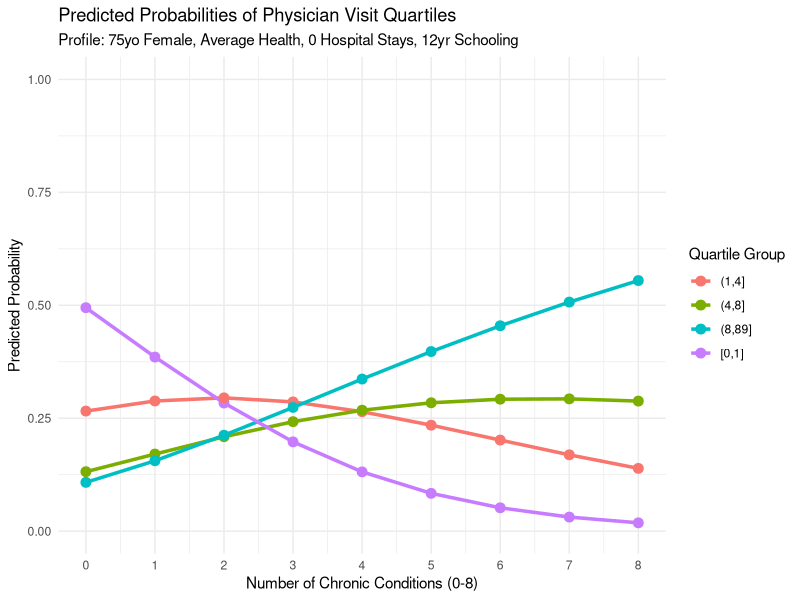

The R script that drew this image:
# Q1 ----------------------------------------------------------------------
#Read the dataset 
nmes <- read.csv("data/Problem Set 3/nmes.csv")
View(nmes)

#Read the dataset 
nmes_codebook <- read.csv("data/Problem Set 3/nmes_codebook.csv")
View(nmes_codebook)


# 1a ----------------------------------------------------------------------
# Calculate the quantile breaks for the 'visits' variable
# probs = seq(0, 1, 0.25) provides the 0%, 25%, 50%, 75%, and 100% boundary values
breaks <- quantile(nmes$visits, probs = seq(0, 1, 0.25))
# Use the cut function to categorize 'visits' into quartiles
# include.lowest = TRUE ensures the minimum value (e.g., 0) is included in the first group
nmes$visits_q <- cut(nmes$visits, breaks = breaks, include.lowest = TRUE)
# Calculate descriptive statistics for each quartile
library(dplyr)
summary_table <- nmes %>%
  group_by(visits_q) %>%
  summarize(
    n = n(),
    mean_visits = mean(visits, na.rm = TRUE),
    median_visits = median(visits, na.rm = TRUE)
  )
#Display the final summary table
print(summary_table)



# 1d ----------------------------------------------------------------------
# Load required libraries
library(nnet)
library(dplyr)

# Ensure the reference levels are set correctly
# Reference for health: "average"
# Reference for insurance: "no"
# Reference for outcome (visits_q): "[0,1]" (lowest quartile)
nmes$health <- relevel(as.factor(nmes$health), ref = "average")
nmes$insurance <- relevel(as.factor(nmes$insurance), ref = "no")
# Assuming visits_q was created as a factor in previous steps
nmes$visits_q <- relevel(nmes$visits_q, ref = "[0,1]")

#  Fit the polytomous regression model
# Equation based on your 1c request
model_poly <- multinom(visits_q ~ hospital + age_10 + health + chronic + 
                         male + school + insurance, data = nmes)
# View the coefficient table
summary(model_poly)
# Get the summary (Coefficients and Standard Errors)
summary_poly <- summary(model_poly)

# Calculate Odds Ratios (OR) and 95% Confidence Intervals
# We need to exponentiate the coefficients for OR
# Extract coefficients and SE specifically for Quartile 2 vs 1
coeffs <- summary_poly$coefficients[1, ] # First row is usually Quartile 2
ses <- summary_poly$standard.errors[1, ]

# Calculate OR and 95% CI for 'chronic'
or_chronic <- exp(coeffs["chronic"])
ci_lower <- exp(coeffs["chronic"] - 1.96 * ses["chronic"])
ci_upper <- exp(coeffs["chronic"] + 1.96 * ses["chronic"])

# Output the results
cat("OR for chronic (Q2 vs Q1):", or_chronic, "\n")
cat("95% CI:", "[", ci_lower, ",", ci_upper, "]\n")


# 1d ----------------------------------------------------------------------
# Fit the model with interaction terms (*)
# The '*' operator includes both main effects and their interaction
model_int <- multinom(visits_q ~ hospital + age_10 + health * chronic + 
                        male + school + insurance, data = nmes)
# View the coefficient table
summary(model_int)
# Get the summary to see the coefficients
summary_int <- summary(model_int)
#Extract coefficients specifically for Quartile 3 vs 1
# Row 2 of the coefficient matrix usually corresponds to Quartile 3
coeffs_q3 <- summary_int$coefficients[2, ] 
# View the specific coefficients needed for the calculation
coeffs_q3["chronic"]
coeffs_q3["healthpoor:chronic"] # The interaction term


# 1f ----------------------------------------------------------------------
# Access the coefficients from model 1e for the 3rd quartile (vs 1st)
# In multinom, the second row usually corresponds to the comparison of Q3 vs Q1
coeffs_q3 <- summary(model_int)$coefficients[2, ]
#  Extract the specific coefficient for age_10
beta_age10 <- coeffs_q3["age_10"]
# Calculate the Log-odds for a 5-year increase
# Since the unit of age_10 is 10 years, a 5-year increase is 0.5 units
log_odds_5yr <- beta_age10 * 0.5
# Calculate the Conditional Odds Ratio (OR) by exponentiating
or_5yr <- exp(log_odds_5yr)
#  Output the results
cat("Log-odds for a 5-year increase (Q3 vs Q1):", log_odds_5yr, "\n")
cat("Conditional Odds Ratio (OR) for a 5-year increase:", or_5yr, "\n")


# 1g ----------------------------------------------------------------------
# Define the two individuals for comparison
# Individual A: Excellent health
person_excellent <- data.frame(
  hospital = 1, age_10 = 5.8, health = "excellent", 
  chronic = 1, male = 1, school = 12, insurance = "yes"
)

# Individual B: Average health
person_average <- data.frame(
  hospital = 1, age_10 = 5.8, health = "average", 
  chronic = 1, male = 1, school = 12, insurance = "yes"
)

# Predict probabilities for each quartile
prob_exc <- predict(model_int, newdata = person_excellent, type = "probs")
prob_avg <- predict(model_int, newdata = person_average, type = "probs")

# Calculate Conditional Odds (Q2 vs Q1) for both
odds_exc <- prob_exc[2] / prob_exc[1]  # Odds for Excellent
odds_avg <- prob_avg[2] / prob_avg[1]  # Odds for Average

# Calculate the Odds Ratio (OR)
calculated_or <- odds_exc / odds_avg

# Output results
print(prob_exc)
print(prob_avg)
cat("Calculated OR (Excellent vs Average):", calculated_or, "\n")


# 2b ----------------------------------------------------------------------
# Fit the Poisson regression model
# Ensure reference levels are set correctly as before
nmes$health <- relevel(as.factor(nmes$health), ref = "average")
nmes$insurance <- relevel(as.factor(nmes$insurance), ref = "no")
model_poisson <- glm(visits ~ hospital + age_10 + health + chronic + 
                       male + school + insurance, 
                     data = nmes, 
                     family = poisson)
# View the coefficient table
summary(model_poisson)
# Extract coefficients and 95% Confidence Intervals
# Use the 'broom' package for a clean table or base R confint()
library(broom)
health_results <- tidy(model_poisson, conf.int = TRUE) %>%
  filter(grepl("health", term))

# Exponentiate for Incidence Rate Ratios (IRR)
health_results_irr <- health_results %>%
  mutate(
    IRR = exp(estimate),
    IRR_conf.low = exp(conf.low),
    IRR_conf.high = exp(conf.high)
  )
print(health_results_irr)


# 2c ----------------------------------------------------------------------
# Fit the interaction model
model_int_poi <- glm(visits ~ hospital + age_10 + health * chronic + 
                       male + school + insurance, 
                     data = nmes, family = poisson)
# View the coefficient table
summary(model_int_poi)
# Extract coefficients
coeffs_poi <- coef(model_int_poi)
# Calculate for Excellent group
# chronic main effect + healthexcellent:chronic interaction
combined_beta <- coeffs_poi["chronic"] + coeffs_poi["healthexcellent:chronic"]
irr_excellent <- exp(combined_beta)
pct_change <- (irr_excellent - 1) * 100

cat("Combined Beta:", combined_beta, "\n")
cat("IRR for Excellent:", irr_excellent, "\n")
cat("Percentage Change:", pct_change, "%\n")



# 2d ----------------------------------------------------------------------
# Load the MASS library
library(MASS)
# Fit the Negative Binomial model with interaction terms
# Using the same predictors and interaction as in 2c
model_nb <- glm.nb(visits ~ hospital + age_10 + health * chronic + 
                     male + school + insurance, 
                   data = nmes)

# Extract the coefficients
coeffs_nb <- coef(model_nb)

#  Calculate for the Excellent health group
# chronic main effect + healthexcellent:chronic interaction
combined_beta_nb <- coeffs_nb["chronic"] + coeffs_nb["healthexcellent:chronic"]
irr_nb <- exp(combined_beta_nb)
pct_change_nb <- (irr_nb - 1) * 100

# Output the results
cat("Combined Beta (NB):", combined_beta_nb, "\n")
cat("IRR for Excellent (NB):", irr_nb, "\n")
cat("Percentage Change (NB):", pct_change_nb, "%\n")



# 2e ----------------------------------------------------------------------
# Method: Likelihood Ratio Test comparing Poisson and NB models
# model_poisson is from 2b, model_nb is from 2d
lr_test_stat <- 2 * (logLik(model_nb) - logLik(model_int_poi))
p_value <- pchisq(lr_test_stat, df = 1, lower.tail = FALSE)
cat("Likelihood Ratio Test Statistic:", lr_test_stat, "\n")
cat("p-value:", p_value, "\n")



# Q3 ----------------------------------------------------------------------
#Read the dataset 
melanoma <- read.csv("data/Problem Set 3/melanoma.csv")
View(melanoma)

#Read the dataset 
melanoma_codebook <- read.csv("data/Problem Set 3/melanoma_codebook.csv")
View(melanoma_codebook)


# 3a ----------------------------------------------------------------------
# Turn into Factor
melanoma$latitude <- as.factor(trimws(melanoma$latitude))
melanoma$ageg <- as.factor(trimws(melanoma$ageg))
#  Levels name？
lev_lat <- levels(melanoma$latitude)
lev_age <- levels(melanoma$ageg)
print(lev_lat)
print(lev_age)
# Reference group
melanoma$latitude <- relevel(melanoma$latitude, ref = lev_lat[grep("Middle", lev_lat)])
melanoma$ageg <- relevel(melanoma$ageg, ref = lev_age[grep("35", lev_age)[1]])
# Model
model_melanoma <- glm(inccases ~ latitude + ageg, 
                      family = poisson, 
                      offset = log(persyrs), 
                      data = melanoma)
#See result
summary(model_melanoma)
exp(coef(model_melanoma))



# 3d ----------------------------------------------------------------------
# Define the person-years per age group
py_value <- 4000
# Create a prediction data frame for Birmingham (Southern)
birmingham_data <- data.frame(
  latitude = factor("Southern", levels = levels(melanoma$latitude)),
  ageg = levels(melanoma$ageg),
  persyrs = py_value
)
# Predict number of cases for each age group
predicted_counts <- predict(model_melanoma, newdata = birmingham_data, type = "response")
# Sum the predicted cases
total_cases <- sum(predicted_counts)
# Output results
print(predicted_counts)
cat("Estimated total melanoma cases:", total_cases, "\n")


# EXTRA CREDIT ------------------------------------------------------------
# Load Required Packages ---
library(nnet)
library(ggplot2)
library(tidyr)
# Create Hypothetical Data Frame for Prediction ---
# Note: Variables must match the types (numeric/factor) used in the original model.
# Define a sequence for chronic conditions from 0 to 8
chronic_seq <- seq(0, 8, by = 1)
plot_data <- data.frame(
  chronic = chronic_seq,
  age_10 = 7.5,             # 75 years old (scaled by 10)
  male = 0,                 # 0 represents Female (numeric as per model requirements)
  hospital = 0,             # 0 previous hospital stays
  school = 12,              # 12 years of education
  insurance = "no"          # No private insurance (matches factor level in model)
)

# Ensure 'health' is a factor and matches the levels from the original dataset
plot_data$health <- factor("average", levels = levels(nmes$health))

# Calculate Predicted Probabilities
# Using the multinomial model 'model_poly' created in Question 1e
probs <- predict(model_poly, newdata = plot_data, type = "probs")

# Reshape Data for Visualization 
# Combine the chronic sequence with the prediction matrix and pivot for ggplot
plot_df <- cbind(data.frame(chronic = chronic_seq), as.data.frame(probs))
plot_long <- pivot_longer(plot_df, 
                          cols = -chronic, 
                          names_to = "Quartile", 
                          values_to = "Probability")

# Generate the Plot 
ggplot(plot_long, aes(x = chronic, y = Probability, color = Quartile, group = Quartile)) +
  geom_line(linewidth = 1.2) +
  geom_point(size = 3) +
  scale_x_continuous(breaks = 0:8) +
  scale_y_continuous(limits = c(0, 1)) + # Probabilities range from 0 to 1
  labs(title = "Predicted Probabilities of Physician Visit Quartiles",
       subtitle = "Profile: 75yo Female, Average Health, 0 Hospital Stays, 12yr Schooling",
       x = "Number of Chronic Conditions (0-8)",
       y = "Predicted Probability",
       color = "Quartile Group") +
  theme_minimal() +
  theme(legend.position = "right")
